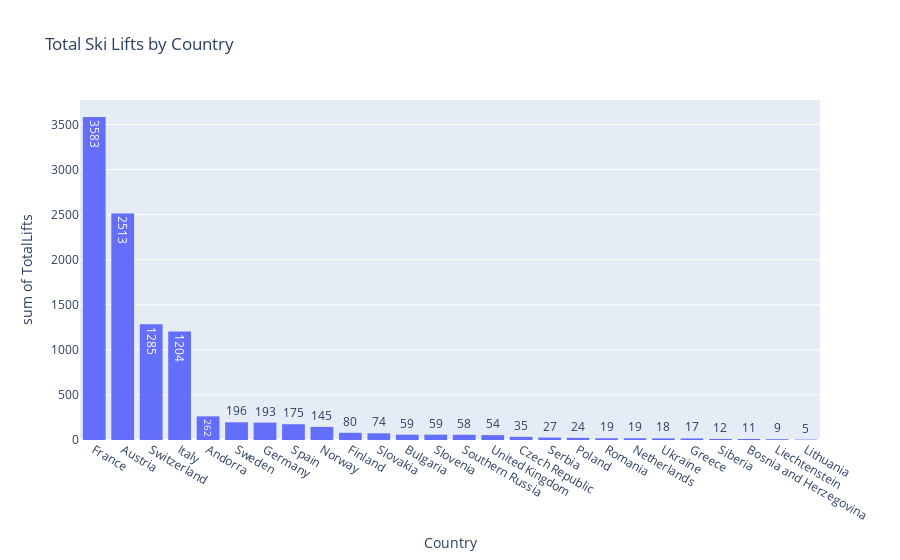

Here is the notebook cell this chart was saved with:
### Code cell
ski_resorts = pd.read_csv("./Data/European_Ski_Resorts.csv")
ski_resorts = ski_resorts.groupby("Country", as_index=False).agg({"SurfaceLifts":"sum", "ChairLifts":"sum",
                                                     "GondolaLifts":"sum","TotalLifts":"sum" }).sort_values(
                                                         "TotalLifts", ascending= False
                                                     )
figure = px.histogram(data_frame=ski_resorts, x="Country", y="TotalLifts", title="Total Ski Lifts by Country",
                      text_auto=True)
figure.show()

### Figure 1 — Plotly figure (JSON) as saved in the notebook; plotly's stock layout.template omitted (floating-point values rounded to 4 significant figures)
{"data": [{"alignmentgroup": "True", "bingroup": "x", "histfunc": "sum", "hovertemplate": "Country=%{x}<br>sum of TotalLifts=%{y}<extra></extra>", "legendgroup": "", "marker": {"color": "#636efa", "pattern": {"shape": ""}}, "name": "", "offsetgroup": "", "orientation": "v", "showlegend": false, "texttemplate": "%{value}", "type": "histogram", "x": ["France", "Austria", "Switzerland", "Italy", "Andorra", "Sweden", "Germany", "Spain", "Norway", "Finland", "Slovakia", "Bulgaria", "Slovenia", "Southern Russia", "United Kingdom", "Czech Republic", "Serbia", "Poland", "Romania", "Netherlands", "Ukraine", "Greece", "Siberia", "Bosnia and Herzegovina", "Liechtenstein", "Lithuania", "Denmark"], "xaxis": "x", "y": [3583, 2513, 1285, 1204, 262, 196, 193, 175, 145, 80, 74, 59, 59, 58, 54, 35, 27, 24, 19, 19, 18, 17, 12, 11, 9, 5, 0], "yaxis": "y"}], "layout": {"barmode": "relative", "legend": {"tracegroupgap": 0}, "title": {"text": "Total Ski Lifts by Country"}, "xaxis": {"anchor": "y", "domain": [0, 1], "title": {"text": "Country"}}, "yaxis": {"anchor": "x", "domain": [0, 1], "title": {"text": "sum of TotalLifts"}}}}
